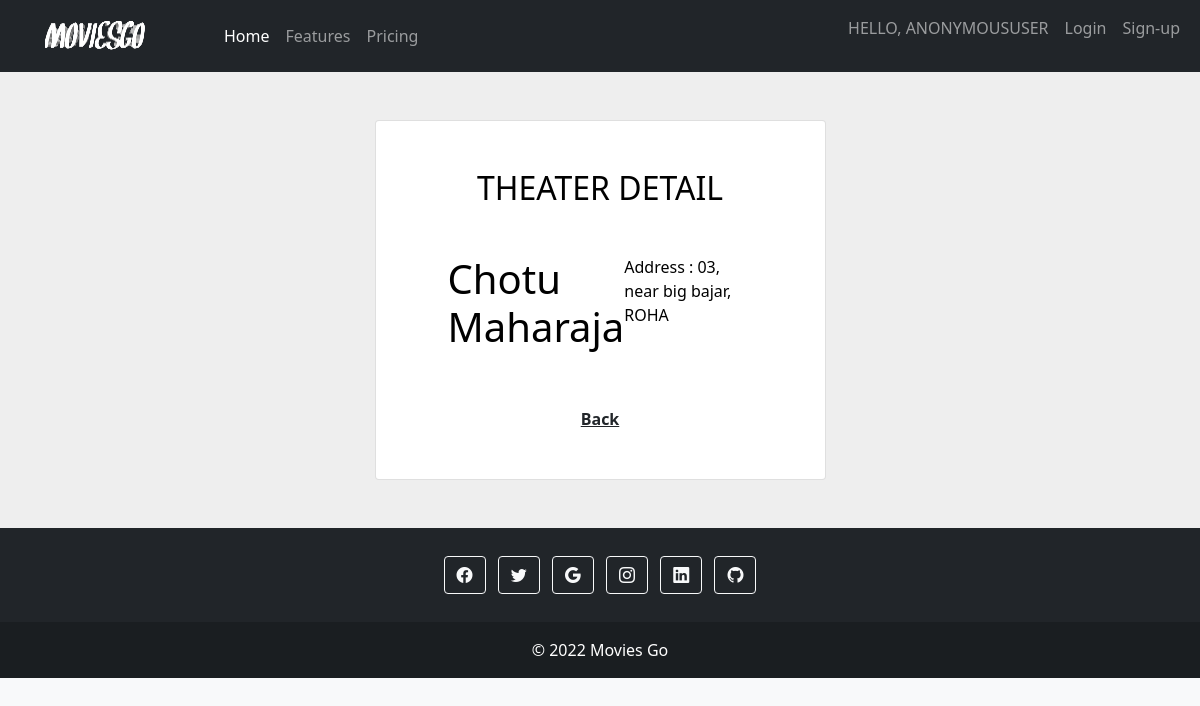
Screenshot of /theater/chotu-maharaja with the database file from the repository.
### movies/models.py (models this page shows, shortened)
class Theater(models.Model):
    name = models.CharField(max_length=100,blank=True)
    slug = models.SlugField(null=True,blank=True)
    city = models.ForeignKey(City,on_delete=models.DO_NOTHING)
    streetNo = models.CharField(max_length=100, blank=True)
    landmark = models.CharField(max_length=100, blank=True)

class City(models.Model):
    name = models.CharField(max_length=100, blank=True)
    slug = models.SlugField(null=True,blank=True)
    def __str__(self):
        return self.name

### movies/views.py (the view)
# urls.py: path('theater/<slug:slug>',TheatherDetail.as_view(), name='view_theater'),
class TheatherDetail(DetailView):
    model = Theater
    fields = '_all_'
    context_object_name = 'theater'
    template_name = 'movies/theater_detail.html'

### movies/templates/movies/theater_detail.html (shortened to what this page needs)
{% extends 'base.html' %}
{% block content %}
    <section class="h-100" style="background-color: #eee;">
        <div class="container py-5 h-100">
          <div class="row d-flex justify-content-center align-items-center h-100">
            <div class="col-xl-5 rounded-5">
              <div class="card rounded-5 text-black">
                <div class="row g-0">
                    <div class="card-body p-md-5 mx-md-4">
                      <h2 class="text-uppercase text-center mb-5">Theater Detail</h2>
                        <div class="d-flex form-outline mb-4 justify-content-center">
                          <h1 class="form-label">{{theater.name}}</h1><br>
                             <p> Address : {{theater.streetNo}}, {{theater.landmark}}, {{theater.city}}</p>
                          </div>
                      <p class="text-center text-muted mt-5 mb-0"><a href="{% url 'Myadmin' %}" class="fw-bold text-body">Back</a></p>
                    </div>
                  </div>
                </div>
              </div>
            </div>
          </div>
      </section>
{% endblock  %}

### rows the page displays
Theater: name "Chotu Maharaja", streetNo "03", landmark "near big bajar", city "ROHA"

### other values shown
{{ request.user }} "ANONYMOUSUSER"
